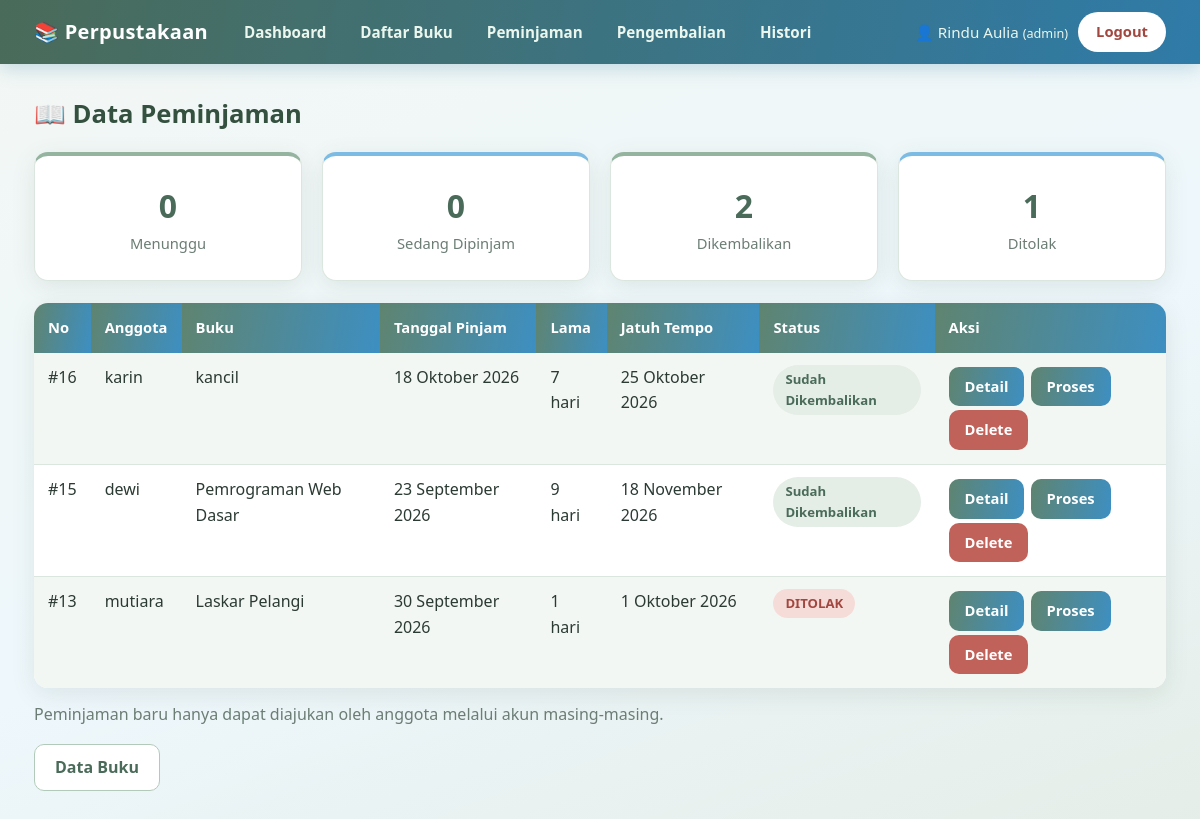
The app's page /peminjaman.php (signed in) with its own data.
### tables this page shows
CREATE TABLE `peminjaman` (
  `peminjaman_id` int(11) NOT NULL,
  `tanggal_pinjam` date NOT NULL,
  `lama_pinjam` int(11) NOT NULL,
  `tanggal_jatuh_tempo` date DEFAULT NULL,
  `keterangan` text DEFAULT NULL,
  `status` enum('menunggu','Dipinjam','Sudah Dikembalikan','DITOLAK') NOT NULL DEFAULT 'menunggu',
  `anggota_id` int(11) NOT NULL,
  `admin_id` int(11) NOT NULL,
  `buku_id` int(11) NOT NULL
);

CREATE TABLE `anggota` (
  `anggota_id` int(11) NOT NULL,
  `nama` varchar(100) NOT NULL,
  `jenis_kelamin` enum('Laki-laki','Perempuan') NOT NULL,
  `tempat_lahir` varchar(100) DEFAULT NULL,
  `telpon` varchar(20) DEFAULT NULL,
  `alamat` text DEFAULT NULL,
  `admin_id` int(11) NOT NULL,
  `username` varchar(50) DEFAULT NULL,
  `password` varchar(255) NOT NULL
);

CREATE TABLE `buku` (
  `buku_id` int(11) NOT NULL,
  `judul` varchar(255) NOT NULL,
  `kategori_id` int(11) NOT NULL,
  `penerbit_id` int(11) NOT NULL,
  `admin_id` int(11) NOT NULL,
  `ISBN` varchar(30) DEFAULT NULL,
  `penulis` varchar(150) DEFAULT NULL,
  `jumlah_halaman` int(11) DEFAULT NULL,
  `stok` int(11) NOT NULL DEFAULT 0,
  `tahun_terbit` year(4) DEFAULT NULL,
  `sinopsis` text DEFAULT NULL,
  `gambar` varchar(255) DEFAULT NULL
);

### auth.php (called while the page is built, shortened)
<?php
function e($teks)
{
    return htmlspecialchars((string)$teks, ENT_QUOTES, 'UTF-8');
}
function tanggal_id($tgl)
{
    $bulan = [1=>'Januari','Februari','Maret','April','Mei','Juni','Juli','Agustus','September','Oktober','November','Desember'];
    $t = strtotime($tgl);
    return date('j', $t) . ' ' . $bulan[(int)date('n', $t)] . ' ' . date('Y', $t);
}
function kelas_status($status)
{
    $s = strtolower(trim((string)$status));
    if ($s == 'ditolak')  return 'ditolak';
    return 'kembali';
}

### peminjaman.php (the view, shortened to what this page needs)
<?php
include "koneksi.php";
include "auth.php";
$role = $_SESSION['role'];
$anggota = ($role == 'anggota');
$sql = "SELECT p.*, a.nama AS nama_anggota, b.judul AS judul_buku
        FROM peminjaman p
        JOIN anggota a ON p.anggota_id = a.anggota_id
        JOIN buku b ON p.buku_id = b.buku_id";
if ($anggota) {
    $sql .= " WHERE p.anggota_id = ? ORDER BY p.peminjaman_id DESC";
    $stmt = mysqli_prepare($koneksi, $sql);
    $aid = (int)$_SESSION['anggota_id'];
    mysqli_stmt_bind_param($stmt, "i", $aid);
} else {
    $sql .= " ORDER BY p.peminjaman_id DESC";
    $stmt = mysqli_prepare($koneksi, $sql);
}
mysqli_stmt_execute($stmt);
$rows = mysqli_fetch_all(mysqli_stmt_get_result($stmt), MYSQLI_ASSOC);
$jml = ['menunggu'=>0, 'dipinjam'=>0, 'kembali'=>0, 'ditolak'=>0];
foreach ($rows as $r) { $jml[kelas_status($r['status'])]++; }
?>
<!DOCTYPE html>
<html lang="id">
<head>
    <link rel="stylesheet" href="style.css">
</head>
<body>
<?php include "navbar.php"; ?>
<main class="page">
  <div class="page-head">
    <h2><?= $anggota ? '📖 Peminjaman Saya' : '📖 Data Peminjaman'; ?></h2>
  </div>
  <div class="grid c4" style="margin-bottom:22px">
    <div class="card stat"><b><?= $jml['menunggu']; ?></b><span>Menunggu</span></div>
    <div class="card stat"><b><?= $jml['dipinjam']; ?></b><span>Sedang Dipinjam</span></div>
    <div class="card stat"><b><?= $jml['kembali']; ?></b><span>Dikembalikan</span></div>
    <div class="card stat"><b><?= $jml['ditolak']; ?></b><span>Ditolak</span></div>
  </div>
  <?php if (count($rows) == 0) { ?>
    <div class="card" style="text-align:center">
      <p class="muted">Belum ada data peminjaman.</p>
      <?php if ($anggota) { ?><a class="btn" href="tampil.php">Cari Buku untuk Dipinjam</a><?php } ?>
    </div>
  <?php } else { ?>
  <table>
    <tr>
      <th>No</th>
      <?php if (!$anggota) { ?><th>Anggota</th><?php } ?>
      <th>Buku</th>
      <th>Tanggal Pinjam</th>
      <th>Lama</th>
      <th>Jatuh Tempo</th>
      <th>Status</th>
      <th>Aksi</th>
    </tr>
    <?php foreach ($rows as $data) { ?>
    <tr>
      <td>#<?= (int)$data['peminjaman_id']; ?></td>
      <?php if (!$anggota) { ?><td><?= e($data['nama_anggota']); ?></td><?php } ?>
      <td><?= e($data['judul_buku']); ?></td>
      <td><?= tanggal_id($data['tanggal_pinjam']); ?></td>
      <td><?= (int)$data['lama_pinjam']; ?> hari</td>
      <td><?= tanggal_id($data['tanggal_jatuh_tempo']); ?></td>
      <td><span class="badge <?= kelas_status($data['status']); ?>"><?= e($data['status']); ?></span></td>
      <td>
        <a href="peminjaman_detail.php?id=<?= (int)$data['peminjaman_id']; ?>"><button>Detail</button></a>
        <?php if (!$anggota) { ?>
          <a href="peminjaman_edit.php?id=<?= (int)$data['peminjaman_id']; ?>"><button>Proses</button></a>
          <a href="peminjaman_delete.php?id=<?= (int)$data['peminjaman_id']; ?>"
             onclick="return confirm('Yakin ingin menghapus peminjaman ini?');"><button>Delete</button></a>
        <?php } ?>
      </td>
    </tr>
    <?php } ?>
  </table>
  <?php } ?>
  <?php if (!$anggota) { ?>
    <p class="muted" style="margin-top:14px">Peminjaman baru hanya dapat diajukan oleh anggota melalui akun masing-masing.</p>
    <a class="btn light" href="tampil_petugas.php">Data Buku</a>
  <?php } ?>
</main>
</body>
</html>

### style.css (style rules this page uses)
:root { --sage-50:#f3f7f4; --sage-100:#e4ede6; --sage-200:#cfdfd3; --sage-300:#b2cab9; --sage-400:#94b49f; --sage-600:#5f8470; --sage-700:#4a6b59; --sage-800:#34503f; --sky-50:#eef7fc; --sky-100:#dcf0fa; --sky-200:#bcdff3; --sky-400:#7cbbe3; --sky-600:#3d8fc2; --sky-700:#2f7ba8; --ink:#2b3a33; --muted:#6b7d74; --line:#dbe6de; --white:#fff; --danger:#c0625a; --warn:#c99a3b; --radius:14px; --shadow:0 6px 24px rgba(52,80,63,.10); }
* { box-sizing:border-box }
html { scroll-behavior:smooth }
body { margin:0; color:var(--ink); line-height:1.6; font-family:"Segoe UI",system-ui,-apple-system,Roboto,"Helvetica Neue",Arial,sans-serif; background:linear-gradient(160deg,var(--sage-50) 0%,var(--sky-50) 55%,var(--sage-100) 100%) fixed; min-height:100vh; }
h1,h2,h3,h4 { color:var(--sage-800);line-height:1.25;margin:0 0 .6em }
h2 { font-size:1.6rem }
p { margin:0 0 1em }
a { color:var(--sky-700);text-decoration:none }
.page { max-width:1180px;margin:0 auto;padding:34px 24px 60px }
.page-head { display:flex;justify-content:space-between;align-items:flex-end;gap:16px;flex-wrap:wrap;margin-bottom:22px }
.page-head h2 { margin:0 }
.muted { color:var(--muted) }
.card { background:var(--white);border:1px solid var(--line);border-radius:var(--radius);padding:24px;box-shadow:var(--shadow) }
.grid { display:grid;gap:20px }
.grid.c4 { grid-template-columns:repeat(4,1fr) }
.stat { text-align:center;border-top:4px solid var(--sage-400) }
.stat:nth-child(even) { border-top-color:var(--sky-400) }
.stat b { display:block;font-size:2rem;color:var(--sage-700) }
.stat span { color:var(--muted);font-size:.92rem }
table { width:100%;border-collapse:separate;border-spacing:0;border:0!important;background:#fff; border-radius:var(--radius);overflow:hidden;box-shadow:var(--shadow);margin:6px 0 10px }
table th { background:linear-gradient(100deg,var(--sage-600),var(--sky-600));color:#fff;text-align:left; padding:13px 14px;font-weight:600;font-size:.92rem;border:0!important }
table td { padding:12px 14px;border:0!important;border-bottom:1px solid var(--line)!important;vertical-align:top }
table tr:nth-child(even) td { background:var(--sage-50) }
table tr:last-child td { border-bottom:0!important }
button,.btn { display:inline-block;cursor:pointer;border:0;border-radius:10px;padding:10px 20px;font:inherit;font-weight:600; color:#fff;background:linear-gradient(100deg,var(--sage-600),var(--sky-600));transition:.2s;text-decoration:none }
a > button { margin:2px 2px 2px 0;padding:8px 16px;font-size:.92rem }
.btn.light { background:#fff;color:var(--sage-700);border:1.5px solid var(--sage-300) }
a[href*="delete"] > button,a[href*="ditolak"] > button,.btn.danger { background:var(--danger) }
.badge { display:inline-block;padding:4px 12px;border-radius:999px;font-size:.82rem;font-weight:700 }
.badge.kembali { background:var(--sage-100);color:var(--sage-700) }
.badge.ditolak { background:#f6dcd9;color:#a2473f }

### records on screen
peminjaman: peminjaman_id "16", anggota.nama "karin", buku.judul "kancil", tanggal_pinjam "18 Oktober 2026", lama_pinjam "7", tanggal_jatuh_tempo "25 Oktober 2026", status "Sudah Dikembalikan"
peminjaman: peminjaman_id "15", anggota.nama "dewi", buku.judul "Pemrograman Web Dasar", tanggal_pinjam "23 September 2026", lama_pinjam "9", tanggal_jatuh_tempo "18 November 2026", status "Sudah Dikembalikan"
peminjaman: peminjaman_id "13", anggota.nama "mutiara", buku.judul "Laskar Pelangi", tanggal_pinjam "30 September 2026", lama_pinjam "1", tanggal_jatuh_tempo "1 Oktober 2026", status "DITOLAK"

### other values on screen
$_n "Rindu Aulia"
$_r "admin"
$jml['menunggu'] "0"
$jml['dipinjam'] "0"
$jml['kembali'] "2"
$jml['ditolak'] "1"
